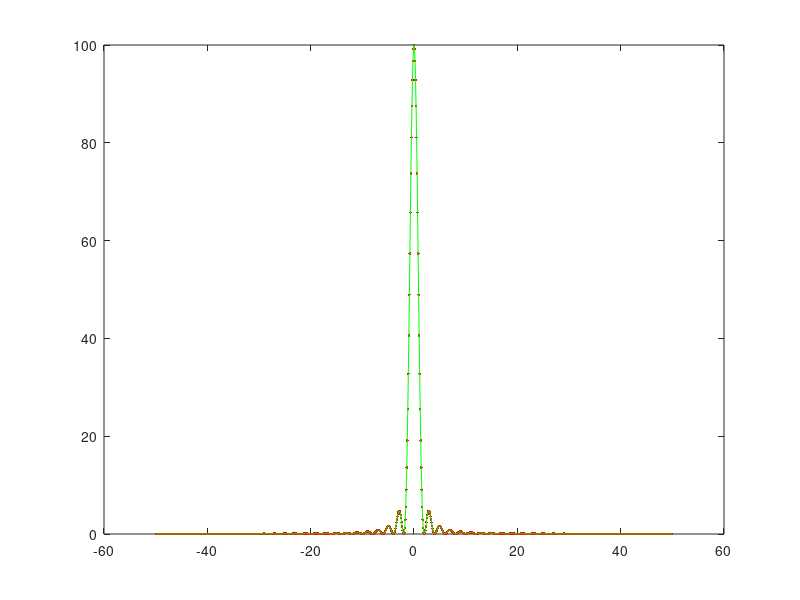

MATLAB code for this plot:
close all; clear all; clc;
 
Fs=100;
t=-5:(1/Fs):5;
x=2*(1-abs(t-0)/(0.5)).*(t>=-0.5 & t<=0.5);
XT=fft(x);
XT=fftshift(XT);
WA=abs(XT);
f=linspace(-Fs/2,Fs/2,length(t));
teor=Fs*(sinc(2*f/4)).*(sinc(2*f/4));
plot(f,WA,'.r',f,teor,'g');